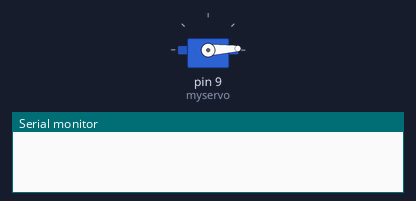
Bench run of a sketch on a simulated Arduino Uno, built with avr-gcc and run on an emulated ATmega328P. On the bench: servo, the last lines printed to the serial monitor.

Above: at 0.05 s.
At 1.3 s:
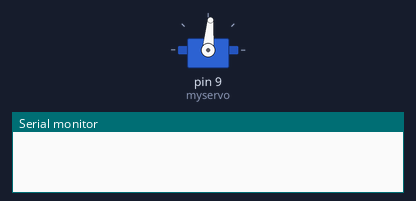
At 2.6 s:
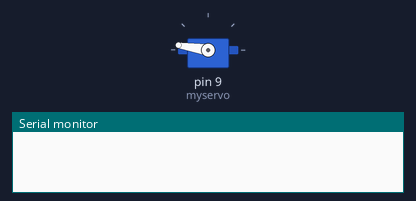
At 5.2 s:
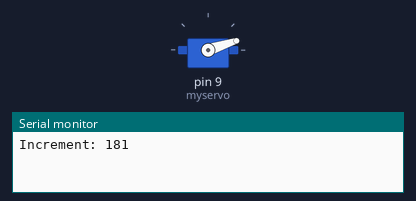
Timing chart, 0 to 7.1 s (numbered marks = the images above):
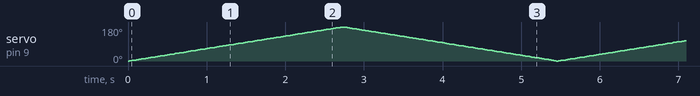

The sketch:

a02_servo.ino
```cpp
#include <Servo.h>

Servo myservo;  // create servo object to control a servo
// twelve servo objects can be created on most boards

int pos = 0;    // variable to store the servo position

void setup() {
  myservo.attach(9);  // attaches the servo on pin 9 to the servo object
  Serial.begin(9600);
}

void loop() {
  for (pos = 0; pos <= 180; pos += 1) { // goes from 0 degrees to 180 degrees
    // in steps of 1 degree
    myservo.write(pos);              // tell servo to go to position in variable 'pos'
    delay(15);                       // waits 15ms for the servo to reach the position
  }
  Serial.print("Increment: ");
  Serial.println(pos);
  for (pos = 180; pos >= 0; pos -= 1) { // goes from 180 degrees to 0 degrees
    myservo.write(pos);              // tell servo to go to position in variable 'pos'
    delay(15);                       // waits 15ms for the servo to reach the position
  }
  Serial.print("Decrement: ");
  Serial.println(pos);
}

// MG996 Servo Motor Spec
// The motor rotates from 0 to 180 degree based on the duty cycle of the PWM wave supplied to its signal pin.
```
